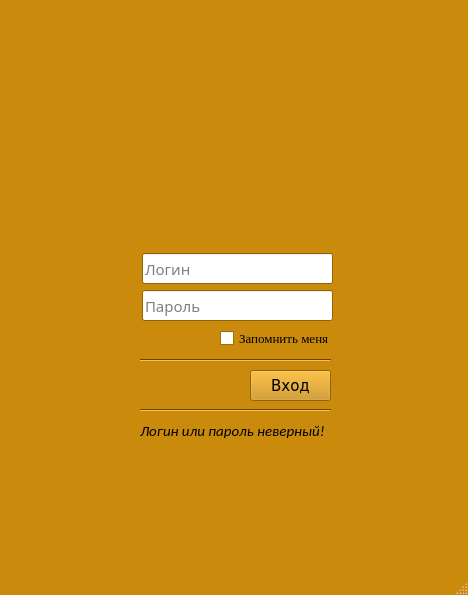
<?xml version="1.0" encoding="UTF-8"?>
<ui version="4.0">
 <class>Enter</class>
 <widget class="QMainWindow" name="Enter">
  <property name="geometry">
   <rect>
    <x>0</x>
    <y>0</y>
    <width>468</width>
    <height>595</height>
   </rect>
  </property>
  <property name="palette">
   <palette>
    <active>
     <colorrole role="WindowText">
      <brush brushstyle="SolidPattern">
       <color alpha="255">
        <red>0</red>
        <green>0</green>
        <blue>0</blue>
       </color>
      </brush>
     </colorrole>
     <colorrole role="Button">
      <brush brushstyle="SolidPattern">
       <color alpha="255">
        <red>202</red>
        <green>139</green>
        <blue>12</blue>
       </color>
      </brush>
     </colorrole>
     <colorrole role="Light">
      <brush brushstyle="SolidPattern">
       <color alpha="255">
        <red>255</red>
        <green>192</green>
        <blue>63</blue>
       </color>
      </brush>
     </colorrole>
     <colorrole role="Midlight">
      <brush brushstyle="SolidPattern">
       <color alpha="255">
        <red>228</red>
        <green>165</green>
        <blue>37</blue>
       </color>
      </brush>
     </colorrole>
     <colorrole role="Dark">
      <brush brushstyle="SolidPattern">
       <color alpha="255">
        <red>101</red>
        <green>69</green>
        <blue>6</blue>
       </color>
      </brush>
     </colorrole>
     <colorrole role="Mid">
      <brush brushstyle="SolidPattern">
       <color alpha="255">
        <red>135</red>
        <green>93</green>
        <blue>8</blue>
       </color>
      </brush>
     </colorrole>
     <colorrole role="Text">
      <brush brushstyle="SolidPattern">
       <color alpha="255">
        <red>0</red>
        <green>0</green>
        <blue>0</blue>
       </color>
      </brush>
     </colorrole>
     <colorrole role="BrightText">
      <brush brushstyle="SolidPattern">
       <color alpha="255">
        <red>255</red>
        <green>255</green>
        <blue>255</blue>
       </color>
      </brush>
     </colorrole>
     <colorrole role="ButtonText">
      <brush brushstyle="SolidPattern">
       <color alpha="255">
        <red>0</red>
        <green>0</green>
        <blue>0</blue>
       </color>
      </brush>
     </colorrole>
     <colorrole role="Base">
      <brush brushstyle="SolidPattern">
       <color alpha="255">
        <red>255</red>
        <green>255</green>
        <blue>255</blue>
       </color>
      </brush>
     </colorrole>
     <colorrole role="Window">
      <brush brushstyle="SolidPattern">
       <color alpha="255">
        <red>202</red>
        <green>139</green>
        <blue>12</blue>
       </color>
      </brush>
     </colorrole>
     <colorrole role="Shadow">
      <brush brushstyle="SolidPattern">
       <color alpha="255">
        <red>0</red>
        <green>0</green>
        <blue>0</blue>
       </color>
      </brush>
     </colorrole>
     <colorrole role="AlternateBase">
      <brush brushstyle="SolidPattern">
       <color alpha="255">
        <red>228</red>
        <green>197</green>
        <blue>133</blue>
       </color>
      </brush>
     </colorrole>
     <colorrole role="ToolTipBase">
      <brush brushstyle="SolidPattern">
       <color alpha="255">
        <red>255</red>
        <green>255</green>
        <blue>220</blue>
       </color>
      </brush>
     </colorrole>
     <colorrole role="ToolTipText">
      <brush brushstyle="SolidPattern">
       <color alpha="255">
        <red>0</red>
        <green>0</green>
        <blue>0</blue>
       </color>
      </brush>
     </colorrole>
    </active>
    <inactive>
     <colorrole role="WindowText">
      <brush brushstyle="SolidPattern">
       <color alpha="255">
        <red>0</red>
        <green>0</green>
        <blue>0</blue>
       </color>
      </brush>
     </colorrole>
     <colorrole role="Button">
      <brush brushstyle="SolidPattern">
       <color alpha="255">
        <red>202</red>
        <green>139</green>
        <blue>12</blue>
       </color>
      </brush>
     </colorrole>
     <colorrole role="Light">
      <brush brushstyle="SolidPattern">
       <color alpha="255">
        <red>255</red>
        <green>192</green>
        <blue>63</blue>
       </color>
      </brush>
     </colorrole>
     <colorrole role="Midlight">
      <brush brushstyle="SolidPattern">
       <color alpha="255">
        <red>228</red>
        <green>165</green>
        <blue>37</blue>
       </color>
      </brush>
     </colorrole>
     <colorrole role="Dark">
      <brush brushstyle="SolidPattern">
       <color alpha="255">
        <red>101</red>
        <green>69</green>
        <blue>6</blue>
       </color>
      </brush>
     </colorrole>
     <colorrole role="Mid">
      <brush brushstyle="SolidPattern">
       <color alpha="255">
        <red>135</red>
        <green>93</green>
        <blue>8</blue>
       </color>
      </brush>
     </colorrole>
     <colorrole role="Text">
      <brush brushstyle="SolidPattern">
       <color alpha="255">
        <red>0</red>
        <green>0</green>
        <blue>0</blue>
       </color>
      </brush>
     </colorrole>
     <colorrole role="BrightText">
      <brush brushstyle="SolidPattern">
       <color alpha="255">
        <red>255</red>
        <green>255</green>
        <blue>255</blue>
       </color>
      </brush>
     </colorrole>
     <colorrole role="ButtonText">
      <brush brushstyle="SolidPattern">
       <color alpha="255">
        <red>0</red>
        <green>0</green>
        <blue>0</blue>
       </color>
      </brush>
     </colorrole>
     <colorrole role="Base">
      <brush brushstyle="SolidPattern">
       <color alpha="255">
        <red>255</red>
        <green>255</green>
        <blue>255</blue>
       </color>
      </brush>
     </colorrole>
     <colorrole role="Window">
      <brush brushstyle="SolidPattern">
       <color alpha="255">
        <red>202</red>
        <green>139</green>
        <blue>12</blue>
       </color>
      </brush>
     </colorrole>
     <colorrole role="Shadow">
      <brush brushstyle="SolidPattern">
       <color alpha="255">
        <red>0</red>
        <green>0</green>
        <blue>0</blue>
       </color>
      </brush>
     </colorrole>
     <colorrole role="AlternateBase">
      <brush brushstyle="SolidPattern">
       <color alpha="255">
        <red>228</red>
        <green>197</green>
        <blue>133</blue>
       </color>
      </brush>
     </colorrole>
     <colorrole role="ToolTipBase">
      <brush brushstyle="SolidPattern">
       <color alpha="255">
        <red>255</red>
        <green>255</green>
        <blue>220</blue>
       </color>
      </brush>
     </colorrole>
     <colorrole role="ToolTipText">
      <brush brushstyle="SolidPattern">
       <color alpha="255">
        <red>0</red>
        <green>0</green>
        <blue>0</blue>
       </color>
      </brush>
     </colorrole>
    </inactive>
    <disabled>
     <colorrole role="WindowText">
      <brush brushstyle="SolidPattern">
       <color alpha="255">
        <red>101</red>
        <green>69</green>
        <blue>6</blue>
       </color>
      </brush>
     </colorrole>
     <colorrole role="Button">
      <brush brushstyle="SolidPattern">
       <color alpha="255">
        <red>202</red>
        <green>139</green>
        <blue>12</blue>
       </color>
      </brush>
     </colorrole>
     <colorrole role="Light">
      <brush brushstyle="SolidPattern">
       <color alpha="255">
        <red>255</red>
        <green>192</green>
        <blue>63</blue>
       </color>
      </brush>
     </colorrole>
     <colorrole role="Midlight">
      <brush brushstyle="SolidPattern">
       <color alpha="255">
        <red>228</red>
        <green>165</green>
        <blue>37</blue>
       </color>
      </brush>
     </colorrole>
     <colorrole role="Dark">
      <brush brushstyle="SolidPattern">
       <color alpha="255">
        <red>101</red>
        <green>69</green>
        <blue>6</blue>
       </color>
      </brush>
     </colorrole>
     <colorrole role="Mid">
      <brush brushstyle="SolidPattern">
       <color alpha="255">
        <red>135</red>
        <green>93</green>
        <blue>8</blue>
       </color>
      </brush>
     </colorrole>
     <colorrole role="Text">
      <brush brushstyle="SolidPattern">
       <color alpha="255">
        <red>101</red>
        <green>69</green>
        <blue>6</blue>
       </color>
      </brush>
     </colorrole>
     <colorrole role="BrightText">
      <brush brushstyle="SolidPattern">
       <color alpha="255">
        <red>255</red>
        <green>255</green>
        <blue>255</blue>
       </color>
      </brush>
     </colorrole>
     <colorrole role="ButtonText">
      <brush brushstyle="SolidPattern">
       <color alpha="255">
        <red>101</red>
        <green>69</green>
        <blue>6</blue>
       </color>
      </brush>
     </colorrole>
     <colorrole role="Base">
      <brush brushstyle="SolidPattern">
       <color alpha="255">
        <red>202</red>
        <green>139</green>
        <blue>12</blue>
       </color>
      </brush>
     </colorrole>
     <colorrole role="Window">
      <brush brushstyle="SolidPattern">
       <color alpha="255">
        <red>202</red>
        <green>139</green>
        <blue>12</blue>
       </color>
      </brush>
     </colorrole>
     <colorrole role="Shadow">
      <brush brushstyle="SolidPattern">
       <color alpha="255">
        <red>0</red>
        <green>0</green>
        <blue>0</blue>
       </color>
      </brush>
     </colorrole>
     <colorrole role="AlternateBase">
      <brush brushstyle="SolidPattern">
       <color alpha="255">
        <red>202</red>
        <green>139</green>
        <blue>12</blue>
       </color>
      </brush>
     </colorrole>
     <colorrole role="ToolTipBase">
      <brush brushstyle="SolidPattern">
       <color alpha="255">
        <red>255</red>
        <green>255</green>
        <blue>220</blue>
       </color>
      </brush>
     </colorrole>
     <colorrole role="ToolTipText">
      <brush brushstyle="SolidPattern">
       <color alpha="255">
        <red>0</red>
        <green>0</green>
        <blue>0</blue>
       </color>
      </brush>
     </colorrole>
    </disabled>
   </palette>
  </property>
  <property name="windowTitle">
   <string>Sign in</string>
  </property>
  <property name="windowOpacity">
   <double>1.080000000000000</double>
  </property>
  <property name="autoFillBackground">
   <bool>true</bool>
  </property>
  <widget class="QWidget" name="centralwidget">
   <widget class="Line" name="line">
    <property name="geometry">
     <rect>
      <x>140</x>
      <y>350</y>
      <width>191</width>
      <height>20</height>
     </rect>
    </property>
    <property name="orientation">
     <enum>Qt::Horizontal</enum>
    </property>
   </widget>
   <widget class="QPushButton" name="pushEnter">
    <property name="geometry">
     <rect>
      <x>250</x>
      <y>370</y>
      <width>81</width>
      <height>31</height>
     </rect>
    </property>
    <property name="font">
     <font>
      <family>Verdana</family>
      <pointsize>11</pointsize>
     </font>
    </property>
    <property name="cursor">
     <cursorShape>ArrowCursor</cursorShape>
    </property>
    <property name="mouseTracking">
     <bool>true</bool>
    </property>
    <property name="text">
     <string>Вход</string>
    </property>
   </widget>
   <widget class="QLineEdit" name="Login">
    <property name="geometry">
     <rect>
      <x>142</x>
      <y>253</y>
      <width>191</width>
      <height>31</height>
     </rect>
    </property>
    <property name="font">
     <font>
      <family>Calibri Light</family>
      <pointsize>11</pointsize>
     </font>
    </property>
    <property name="tabletTracking">
     <bool>true</bool>
    </property>
    <property name="acceptDrops">
     <bool>false</bool>
    </property>
    <property name="text">
     <string/>
    </property>
    <property name="readOnly">
     <bool>false</bool>
    </property>
    <property name="placeholderText">
     <string>Логин</string>
    </property>
   </widget>
   <widget class="QLineEdit" name="Password">
    <property name="geometry">
     <rect>
      <x>142</x>
      <y>290</y>
      <width>191</width>
      <height>31</height>
     </rect>
    </property>
    <property name="font">
     <font>
      <family>Calibri Light</family>
      <pointsize>11</pointsize>
     </font>
    </property>
    <property name="placeholderText">
     <string>Пароль</string>
    </property>
   </widget>
   <widget class="QCheckBox" name="checkBox">
    <property name="geometry">
     <rect>
      <x>220</x>
      <y>330</y>
      <width>111</width>
      <height>17</height>
     </rect>
    </property>
    <property name="font">
     <font>
      <family>Times New Roman</family>
      <pointsize>10</pointsize>
     </font>
    </property>
    <property name="text">
     <string>Запомнить меня</string>
    </property>
   </widget>
   <widget class="Line" name="line_2">
    <property name="geometry">
     <rect>
      <x>140</x>
      <y>395</y>
      <width>191</width>
      <height>31</height>
     </rect>
    </property>
    <property name="orientation">
     <enum>Qt::Horizontal</enum>
    </property>
   </widget>
   <widget class="QLabel" name="label">
    <property name="geometry">
     <rect>
      <x>140</x>
      <y>420</y>
      <width>191</width>
      <height>21</height>
     </rect>
    </property>
    <property name="font">
     <font>
      <family>Calibri</family>
      <pointsize>11</pointsize>
      <weight>50</weight>
      <italic>true</italic>
      <bold>false</bold>
     </font>
    </property>
    <property name="autoFillBackground">
     <bool>false</bool>
    </property>
    <property name="text">
     <string>Логин или пароль неверный!</string>
    </property>
   </widget>
   <widget class="QLabel" name="label_2">
    <property name="geometry">
     <rect>
      <x>200</x>
      <y>170</y>
      <width>71</width>
      <height>61</height>
     </rect>
    </property>
    <property name="text">
     <string/>
    </property>
    <property name="pixmap">
     <pixmap>icon/email.png</pixmap>
    </property>
    <property name="scaledContents">
     <bool>true</bool>
    </property>
   </widget>
  </widget>
  <widget class="QStatusBar" name="statusbar"/>
 </widget>
 <resources/>
 <connections/>
</ui>
